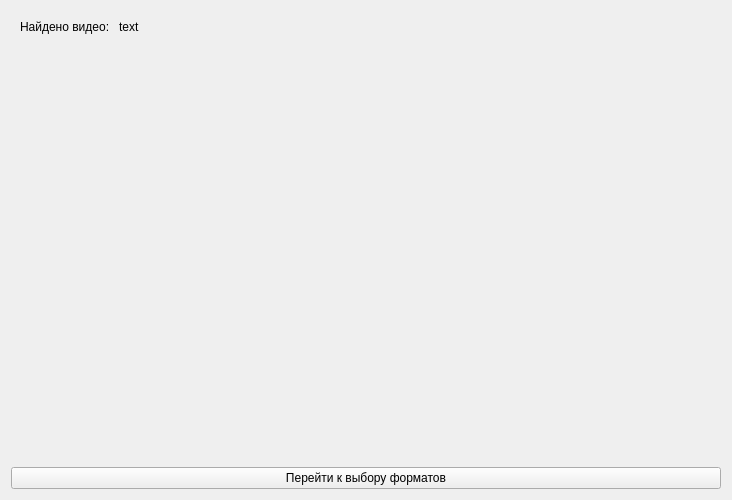
<?xml version="1.0" encoding="UTF-8"?>
<ui version="4.0">
 <class>Form</class>
 <widget class="QWidget" name="Form">
  <property name="geometry">
   <rect>
    <x>0</x>
    <y>0</y>
    <width>732</width>
    <height>500</height>
   </rect>
  </property>
  <property name="minimumSize">
   <size>
    <width>732</width>
    <height>500</height>
   </size>
  </property>
  <property name="maximumSize">
   <size>
    <width>732</width>
    <height>500</height>
   </size>
  </property>
  <property name="windowTitle">
   <string>Видео найдено</string>
  </property>
  <layout class="QVBoxLayout" name="verticalLayout">
   <item alignment="Qt::AlignmentFlag::AlignTop">
    <widget class="QWidget" name="widget" native="true">
     <layout class="QFormLayout" name="formLayout">
      <item row="0" column="0">
       <widget class="QLabel" name="label">
        <property name="text">
         <string>Найдено видео: </string>
        </property>
       </widget>
      </item>
      <item row="0" column="1">
       <widget class="QLabel" name="videoTitle">
        <property name="focusPolicy">
         <enum>Qt::FocusPolicy::NoFocus</enum>
        </property>
        <property name="text">
         <string>text</string>
        </property>
       </widget>
      </item>
     </layout>
    </widget>
   </item>
   <item>
    <widget class="QLabel" name="label_3">
     <property name="text">
      <string/>
     </property>
    </widget>
   </item>
   <item>
    <widget class="QPushButton" name="pushButton">
     <property name="text">
      <string>Перейти к выбору форматов</string>
     </property>
    </widget>
   </item>
  </layout>
 </widget>
 <resources/>
 <connections/>
</ui>
